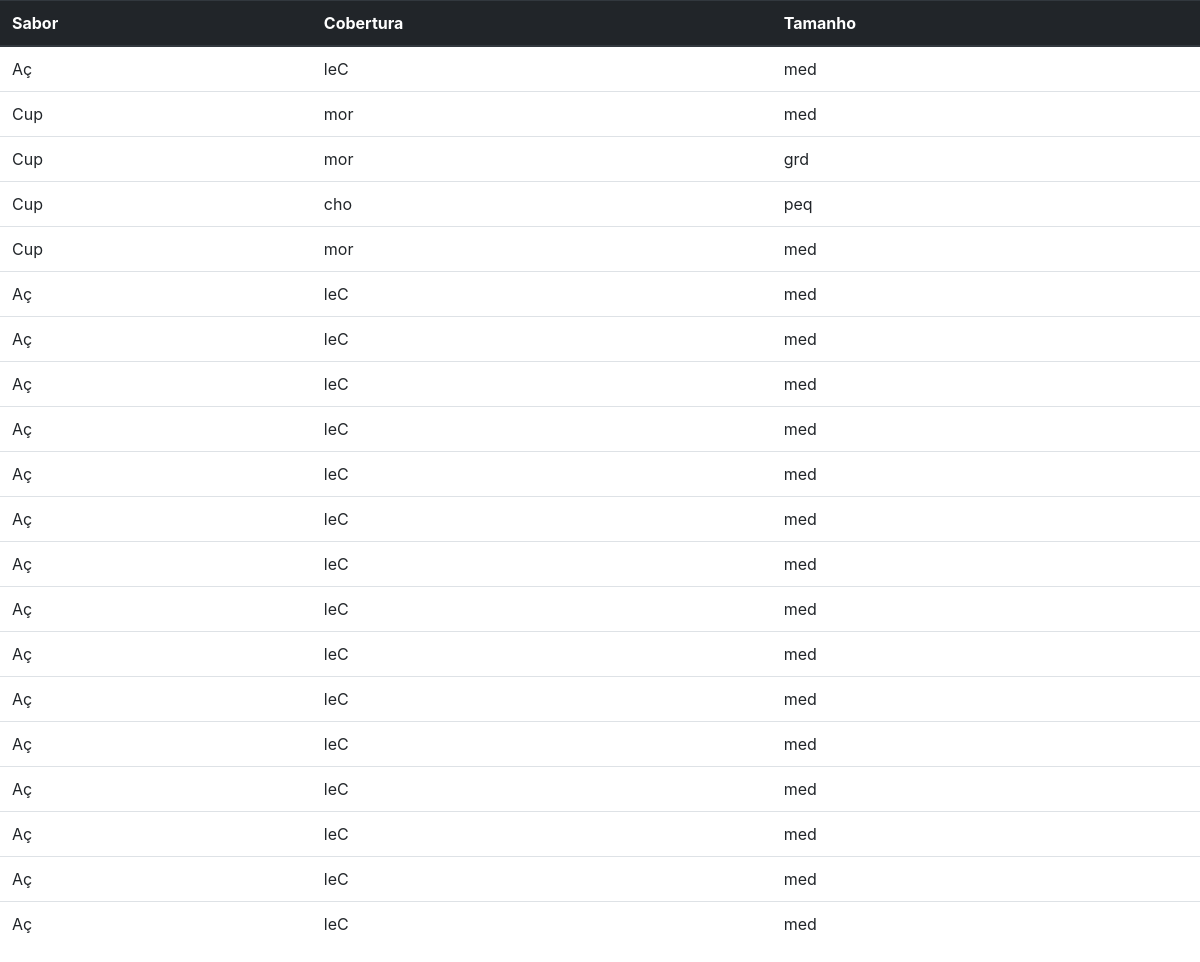
Screenshot of /lista with the database file from the repository.
### main/models.py (models this page shows, shortened)
class Sorvete(models.Model):
    sabor_creme = (
        ('Aç', 'Açai'),
        ('Cup', 'Cupuaçu')
    )
    sabor = models.CharField(
        max_length=3,
        choices=sabor_creme,
        default='Aç',
    )
    sabor_cobertura = (
        ('cho', 'Chocolate'),
        ('mor', 'Morango'),
        ('car', 'Caramelo'),
        ('leC', 'Leite condensado')
    )
    cobertura = models.CharField(
        max_length=3,
        choices=sabor_cobertura,
        default='leC',
    )
    tipo_tamanho = (
        ('peq', 'Pequeno'),
        ('med', 'Médio'),
        ('grd', 'Grande'),
        ('brc', 'Barca')
    )
    tamanho = models.CharField(
        max_length=3,
        choices=tipo_tamanho,
        default='med',
    )

### main/views.py (the view)
# urls.py: path('lista', views.pedidos, name='lista_pedidos'),
def pedidos(request):
    query = Sorvete.objects.all()
    return render(request,'main/lista.html', {'query':query})

### main/templates/main/lista.html (shortened to what this page needs)
<head>
    <link rel="stylesheet" href="https://cdn.jsdelivr.net/npm/bootstrap@4.0.0/dist/css/bootstrap.min.css">
</head>
<table class="table">
    <thead class="thead-dark">
      <tr>
        <th scope="col">Sabor</th>
        <th scope="col">Cobertura</th>
        <th scope="col">Tamanho</th>
      </tr>
    </thead>
    <tbody>
         {% for querys in query %}
        <tr>
        <td>{{querys.sabor}}</td>
        <td>{{querys.cobertura}}</td>
        <td>{{querys.tamanho}}</td>
      </tr>
        {%endfor%}
    </tbody>
  </table>

### rows the page displays
Sorvete: sabor "Aç", cobertura "leC", tamanho "med"
Sorvete: sabor "Cup", cobertura "mor", tamanho "med"
Sorvete: sabor "Cup", cobertura "mor", tamanho "grd"
Sorvete: sabor "Cup", cobertura "cho", tamanho "peq"
Sorvete: sabor "Cup", cobertura "mor", tamanho "med"
Sorvete: sabor "Aç", cobertura "leC", tamanho "med"
Sorvete: sabor "Aç", cobertura "leC", tamanho "med"
Sorvete: sabor "Aç", cobertura "leC", tamanho "med"
Sorvete: sabor "Aç", cobertura "leC", tamanho "med"
Sorvete: sabor "Aç", cobertura "leC", tamanho "med"
Sorvete: sabor "Aç", cobertura "leC", tamanho "med"
Sorvete: sabor "Aç", cobertura "leC", tamanho "med"
Sorvete: sabor "Aç", cobertura "leC", tamanho "med"
Sorvete: sabor "Aç", cobertura "leC", tamanho "med"
Sorvete: sabor "Aç", cobertura "leC", tamanho "med"
Sorvete: sabor "Aç", cobertura "leC", tamanho "med"
Sorvete: sabor "Aç", cobertura "leC", tamanho "med"
Sorvete: sabor "Aç", cobertura "leC", tamanho "med"
Sorvete: sabor "Aç", cobertura "leC", tamanho "med"
Sorvete: sabor "Aç", cobertura "leC", tamanho "med"
